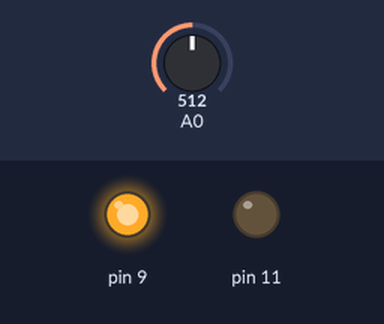
Bench run of a sketch on a simulated Arduino Uno, built with avr-gcc and run on an emulated ATmega328P. Shown: output pins drawn as LEDs (lit = HIGH). Dashed ring = blinking. The test bench sets the inputs (shaded band); at power-on: A0 = 512.

Above: at 2.8 s.
2.9 s: A0 set to 500
At 4.8 s:
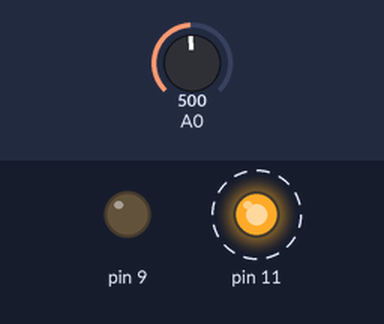
8.9 s: A0 set to 522
At 9.8 s:
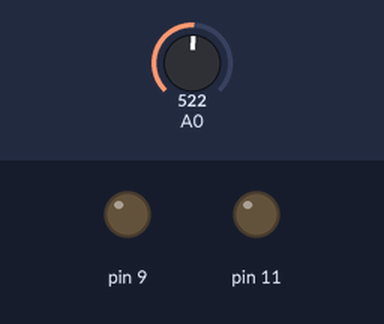
14.9 s: A0 set to 511
At 16.8 s:
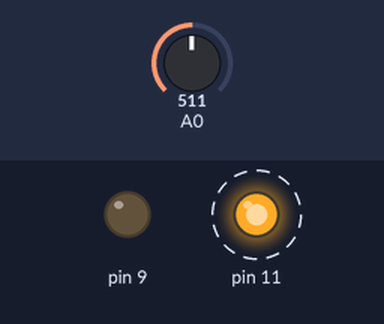
Timing chart, 0 to 26.9 s (numbered marks = the images above; inputs shaded):
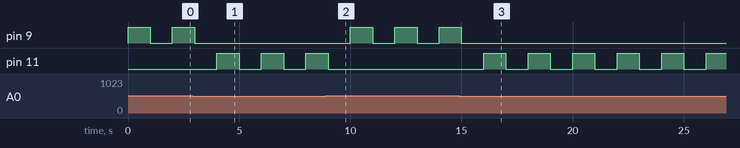

The sketch:

practice_ems_potentiometer2.ino
```cpp
// 가변 저항값(가속페달 입력) 변화에 따른 점멸 속도 제어
// Easy module Shield의 가변저항과 RGB LED를 이용하여 가변저항 값에 따라 파란색 LED의 점멸 속도가 변하도록 프로그램을 작성하여라.
// 1. 가변저항(A0)의 값을 읽는다.
// 2. 가변저항 값이 작을 때는 파란색 LED가 천천히 깜빡인다.
// 3. 가변저항 값이 클 때는 빨간색 LED가 빠르게 깜빡인다.
// 4. RGB LED의 Blue는 D11, RED는 D9을 사용한다.
void setup() {
  // put your setup code here, to run once:
  pinMode(A0, INPUT);
  pinMode(9, OUTPUT);
  pinMode(11, OUTPUT);
}

void loop() {
  // put your main code here, to run repeatedly:
  int value = analogRead(A0);

  if (value < 512){
    digitalWrite(9,LOW);
    digitalWrite(11,HIGH);
    delay(1000);
    digitalWrite(11,LOW);
    delay(1000);
  }else{
    digitalWrite(11,LOW);
    digitalWrite(9,HIGH);
    delay(1000);
    digitalWrite(9,LOW);
    delay(1000);
  }
}
```

Measured:
- the behaviour switches between 512 and 511 on A0 (found by bisection; images 0 and 1)
- after the input at 2.9 s, pin 9: goes on until 3.0 s, then stays LOW; pin 11: alternates HIGH for 1.0 s and LOW for 1.0 s, starting after 1.1 s
- after the input at 8.9 s, pin 9: alternates HIGH for 1.0 s and LOW for 1.0 s, starting after 1.1 s; pin 11: goes on until 9.0 s, then stays LOW
- after the input at 14.9 s, pin 9: goes on until 15.0 s, then stays LOW; pin 11: alternates HIGH for 1.0 s and LOW for 1.0 s, starting after 1.1 s
